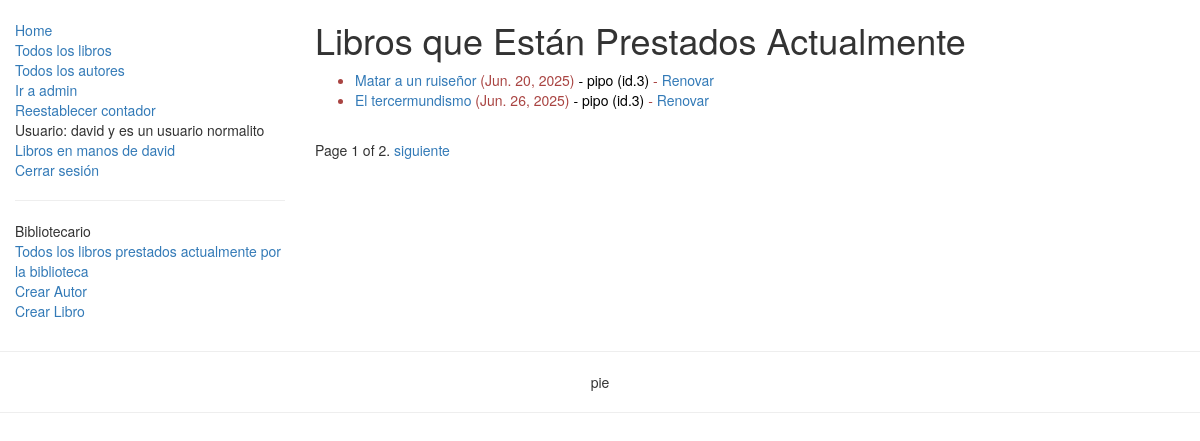
The app's page /catalogo/TodosLosLibrosActualmenteAlquilados/ (signed in), older data.
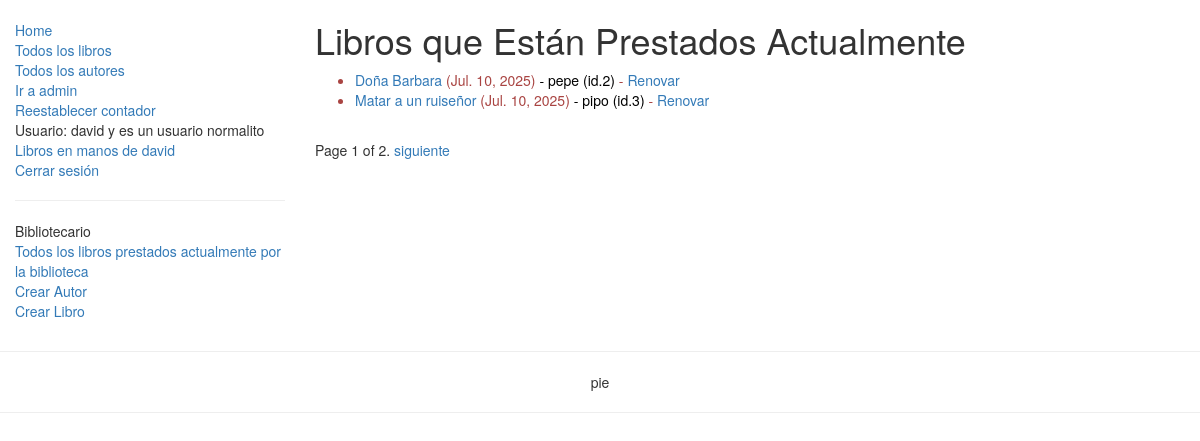
The same page, newer data.
### catalogo/models.py (models this page shows, shortened)
class LibroInstancia(models.Model):
    id = models.UUIDField(primary_key=True, default=uuid.uuid4, help_text="ID único para este libro particular en toda la biblioteca")
    libro = models.ForeignKey('Libro', on_delete=models.SET_NULL, null=True)
    imprenta = models.CharField(max_length=200)
    debidoderegresar = models.DateField(null=True, blank=True)
    prestatario = models.ForeignKey(User, on_delete=models.SET_NULL, null=True, blank=True)
    PRESTAMO_STATUS = (
        ('m', 'Mantenimieno'),
        ('p', 'En prestamo'),
        ('d', 'Disponible'),
        ('r', 'Reservado'),
    )
    estatus = models.CharField(max_length=1, choices=PRESTAMO_STATUS, blank=True, default='m', help_text='Disponibilidad del libro')
    class Meta:
        ordering = ["debidoderegresar"] #ordering es un apuntador-identificador de palabra reservada de django para esta clase, no puedo usar el nombre "ordenar".
        permissions = (("puedeMarcarRetornado", "Colocar libro como retornado"),)
    @property
    def estaVencido(self):
        if self.debidoderegresar and date.today() > self.debidoderegresar:
            return True
        return False

class Libro(models.Model):
    titulo = models.CharField(max_length=200)
    autor = models.ForeignKey('Autor', on_delete=models.SET_NULL, null=True)
    descripcion = models.TextField(max_length=1000, help_text="Ingrese una breve descripción del libro")
    isbn = models.CharField('ISBN',max_length=13, help_text='13 Caracteres <a href="https://www.isbn-international.org/content/what-isbn">ISBN number</a>')
    genero = models.ManyToManyField(Genero, help_text="Seleccione un genero para este libro")
    lenguaje = models.ForeignKey('Lenguaje', on_delete=models.SET_NULL, null=True)
    def __str__(self):
        return self.titulo
    def get_absolute_url(self):
        return reverse('detallesDeLibro', args=[str(self.id)])#Para las vistas detalladas que requieren el id de una instancia de este modelo como parámetro en la url, el parámetro name de la función path en el mapeador urls.py debe tener este #nombre ('detallesDeLibro') de url respectivo a dicha vista detallada genérica, de lo contrario se presentará la excepción: Reverse for 'detallesDeLibro' not found. 'libroDetalles' is not a valid view function or pattern name.
    class Meta:
        ordering = ['titulo', 'autor']
    def mostrar_genero(self):
        return ', '.join([ genero.nombre for genero in self.genero.all()[:3] ])
    mostrar_genero.short_description = 'Genero'

### catalogo/views.py (the view)
# urls.py: path('TodosLosLibrosActualmenteAlquilados/', views.ListaDeLibrosPrestadosActualmente.as_view(), name='librosAlquiladosActualmente'),
class ListaDeLibrosPrestadosActualmente(PermissionRequiredMixin, generic.ListView):
    permission_required = ('catalogo.puedeMarcarRetornado',)#Puede ser una tupla con n permisos requeridos.
    model = LibroInstancia
    template_name ='catalogo/todosLosLibrosPrestadosActualmente.html'
    paginate_by = 2
    def get_queryset(self):
        return LibroInstancia.objects.filter(estatus__exact='p').order_by('debidoderegresar')

### catalogo/templates/catalogo/todosLosLibrosPrestadosActualmente.html
{% extends "base1.html" %}
{% block content %}
    <h1>Libros que Están Prestados Actualmente</h1>
    {% if libroinstancia_list %}
    <ul>
      {% for instanciaDeLibro in libroinstancia_list %}
          <li class="{% if instanciaDeLibro.estaVencido %}text-danger{% endif %}">
          <a href="{{ instanciaDeLibro.libro.get_absolute_url }}">{{instanciaDeLibro.libro}}</a> ({{ instanciaDeLibro.debidoderegresar }}) <span style="color: black;">- {{ instanciaDeLibro.prestatario }} (id.{{instanciaDeLibro.prestatario.id}}) </span> {% if perms.catalogo.puedeMarcarRetornado %}- <a href="{% url 'renovDeLibroPorLibrero' instanciaDeLibro.id %}">Renovar</a>  {% endif %}
         </li>
      {% endfor %}
    </ul>
    {% else %}
      <p>No hay libros prestados actualmente en la biblioteca.</p>
    {% endif %}
{% endblock %}

Row changes from the older to the newer data that the page shows:
no longer on this page (row edited): LibroInstancia: libro "El tercermundismo", debidoderegresar "Jun. 26, 2025", prestatario "pipo", prestatario.id "3"
now on this page (row unchanged): LibroInstancia: libro "Doña Barbara", debidoderegresar "Jul. 10, 2025", prestatario "pepe", prestatario.id "2"
changed LibroInstancia "Matar a un ruiseñor": debidoderegresar "Jun. 20, 2025" → "Jul. 10, 2025"
